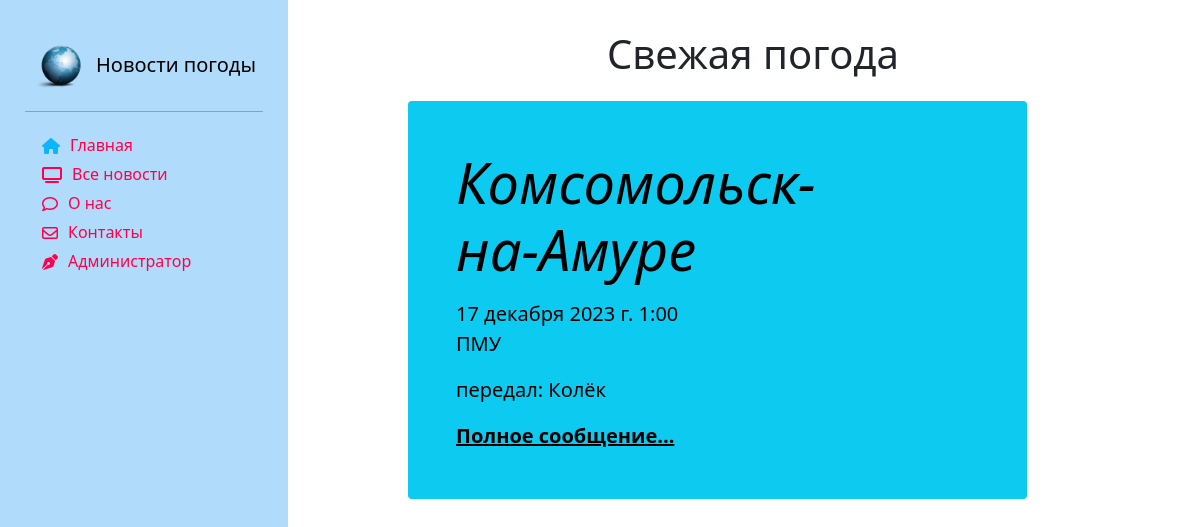
The page / on the database its author committed.
### news/models.py (models this page shows, shortened)
class Article(models.Model):
    categories = (('ФП', 'Фактическая погода'),
                  ('ПП', 'Прогноз погоды'),
                  ('ШО', 'Штормовое оповещение'),
                  ('ШП', 'Штормовое предупреждение'))
    author = models.ForeignKey(User, on_delete=models.SET_NULL, null=True, verbose_name='Автор')
    title = models.CharField('Пункт', max_length=50, default='')
    category = models.CharField(choices=categories, max_length=20, verbose_name='Категория сообщения')
    anouncement = models.TextField('Анонс', max_length=250)
    text = models.TextField('Текст сообщения')
    date = models.DateTimeField('Дата наблюдения', auto_created=True)
    tags = models.ManyToManyField(to=Tag, blank=True, verbose_name='Явления')
    def __str__(self):
        return f' {self.title} от: {str(self.date)[:16]}'
    def get_absolute_url(self):
        return f'/news/show/{self.id}'
    class Meta:
        ordering = ['title', 'date']
        verbose_name = 'Сообщение'
        verbose_name_plural ='Сообщения'

### main/views.py (the view)
# urls.py: path('', views.index, name='demo'),
def index(request):
    articles = Article.objects.prefetch_related('tags').all()
    print(articles)
    for a in articles:
        print(a.title, a.tags.all())
    tag_list = Tag.objects.all().values('title')
    print(tag_list)
    author_list = User.objects.all()
    print(author_list)
    article = Article.objects.all().order_by('-date').first()
    context = {'article': article}
    return render(request, 'main/index.html', context)

### news/models.py (called while the page is built)
    def __str__(self):
        return self.title

### main/templates/main/index.html (shortened to what this page needs)
{% extends 'main/base_template.html' %}
{% load static %}
{% load bootstrap5 %}
{% block content %}
    <div class="row">
    <div class="text-center" style="margin-top:30px;">
        <h1>Свежая погода</h1>
    </div>
    <div class="single_news">
        <div class="p-4 p-md-5 text-black rounded bg-info">
            <div class="col-md-6 px-0">
                <h1 class="display-4 fst-italic"> {{ article.title }}</h1>
                <p class="lead my-3">{{ article.date }} {{ article.anouncement }}</p>
                <p class="lead my-3">передал: {{ article.author }} </p>
                <p class="lead mb-0"><a href="{{ article.get_absolute_url }}" class="text-black fw-bold">Полное
                    сообщение...</a></p>
            </div>
        </div>
    </div>
</div>
{% endblock %}

### main/static/main/css/style.css (style rules this page uses)
body { #background-color:#1abaff; }
a { text-decoration:none; color:black; }
body .single_news { margin-top:15px; float: left; width: 90%; }

### rows shown on the page
Article: title "Комсомольск-на-Амуре", date "17 декабря 2023 г. 1:00", anouncement "ПМУ", author "Колёк"
